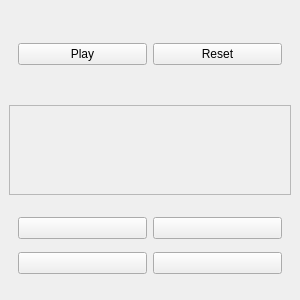
<?xml version="1.0" encoding="UTF-8"?>
<ui version="4.0">
 <class>MainWindow</class>
 <widget class="QMainWindow" name="MainWindow">
  <property name="geometry">
   <rect>
    <x>0</x>
    <y>0</y>
    <width>300</width>
    <height>300</height>
   </rect>
  </property>
  <property name="minimumSize">
   <size>
    <width>300</width>
    <height>300</height>
   </size>
  </property>
  <property name="maximumSize">
   <size>
    <width>300</width>
    <height>300</height>
   </size>
  </property>
  <property name="windowTitle">
   <string>MainWindow</string>
  </property>
  <widget class="QWidget" name="centralwidget">
   <layout class="QVBoxLayout" name="verticalLayout">
    <item>
     <widget class="QWidget" name="actions" native="true">
      <layout class="QHBoxLayout" name="horizontalLayout">
       <item>
        <widget class="QPushButton" name="play">
         <property name="text">
          <string>Play</string>
         </property>
        </widget>
       </item>
       <item>
        <widget class="QPushButton" name="reset">
         <property name="text">
          <string>Reset</string>
         </property>
        </widget>
       </item>
      </layout>
     </widget>
    </item>
    <item>
     <widget class="QFrame" name="painel">
      <property name="frameShape">
       <enum>QFrame::StyledPanel</enum>
      </property>
      <property name="frameShadow">
       <enum>QFrame::Raised</enum>
      </property>
     </widget>
    </item>
    <item>
     <widget class="QWidget" name="cores" native="true">
      <layout class="QGridLayout" name="gridLayout">
       <item row="0" column="1">
        <widget class="QPushButton" name="verde">
         <property name="text">
          <string/>
         </property>
        </widget>
       </item>
       <item row="1" column="1">
        <widget class="QPushButton" name="azul">
         <property name="text">
          <string/>
         </property>
        </widget>
       </item>
       <item row="0" column="0">
        <widget class="QPushButton" name="amarelo">
         <property name="text">
          <string/>
         </property>
        </widget>
       </item>
       <item row="1" column="0">
        <widget class="QPushButton" name="vermelho">
         <property name="text">
          <string/>
         </property>
        </widget>
       </item>
      </layout>
     </widget>
    </item>
   </layout>
  </widget>
 </widget>
 <resources/>
 <connections/>
</ui>
